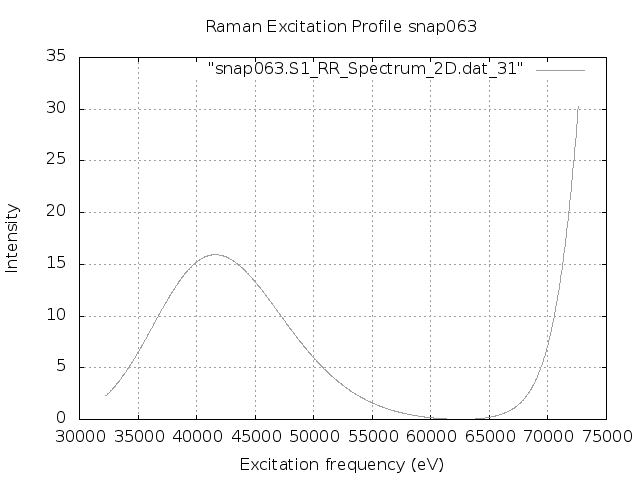

This chart was generated by the following gnuplot code:
set terminal png
set output "snap063.S1.REP.png"
set xlabel 'Excitation frequency (eV)'
set ylabel 'Intensity'
set title "Raman Excitation Profile snap063"
set grid
set autoscale
plot "snap063.S1_RR_Spectrum_2D.dat_31" with lines lc "blue"
exit
